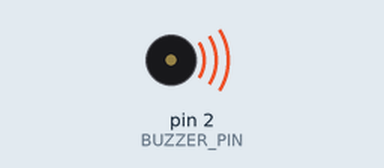
Recording of a sketch running on a simulated Arduino Uno, built with avr-gcc and run on an emulated ATmega328P. Parts: buzzer (waves = sounding, pin HIGH).

Above: at 0.5 s.
Timing chart, 0 to 4.6 s (numbered marks = the images above):
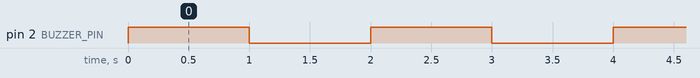

The sketch:

Code.ino
```cpp
// NeuralMesh Solution


// Digital pin for the buzzer
#define BUZZER_PIN 2

void setup() {
  // Set the buzzer pin as OUTPUT
  pinMode(BUZZER_PIN, OUTPUT);
}

void loop() {
  // Turn on the buzzer
  digitalWrite(BUZZER_PIN, HIGH);
  delay(1000); // Buzzer on for 1 second

  // Turn off the buzzer
  digitalWrite(BUZZER_PIN, LOW);
  delay(1000); // Buzzer off for 1 second
}
```

Measured:
- by itself, pin 2 (BUZZER_PIN): alternates HIGH for 1.0 s and LOW for 1.0 s
